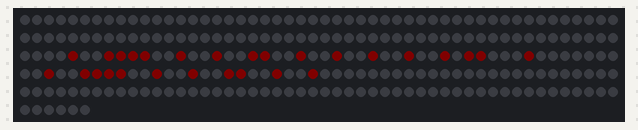
Recording of a sketch running on a simulated Arduino Uno, built with avr-gcc and run on an emulated ATmega328P. On the bench: 256 RGB LEDs in strip order, left to right, continuing on the next row. Dim RGB values are drawn brighter than linear; colours are those a GRB WS2812 strip shows for the declared byte order.

Above: at 1.6 s.
At 17.34 s:
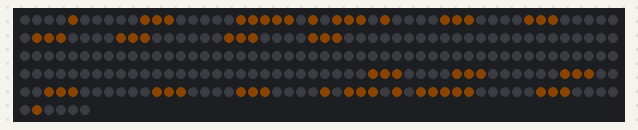
At 35.54 s:
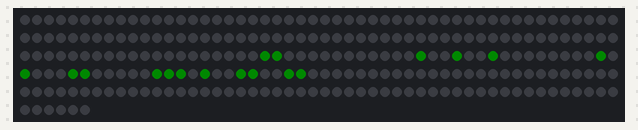

The sketch:

Sequence_Indicator.ino
```cpp
#include <FastLED.h>
#define NUM_LEDS 256
#define DATA_PIN 3
#define LEFT_TO_RIGHT 0
#define RIGHT_TO_LEFT 1
#define DIRECTION LEFT_TO_RIGHT
#define BRIGHTNESS 10
#define SPEED 16        // arrow
#define TEXT_SPEED 55   // text
#define ROW 32
#define COL 8
#define CUSTOM_SYMBOL_FLAG '@'
#define ARROW_WIDTH 10

uint8_t charMap_u8a[26][6]={
  {0x1F,0x24,0x44,0x24,0x1F,0x00},  //A
  {0x7F,0x49,0x49,0x49,0x36,0x00},  //B
  {0x3E,0x41,0x41,0x41,0x22,0x00},  //C
  {0x00,0x7F,0x41,0x41,0x41,0x3E},  //D
  {0x7F,0x49,0x49,0x49,0x41,0x00},  //E
  {0x7F,0x48,0x48,0x48,0x40,0x00},  //F
  {0x3E,0x41,0x41,0x45,0x26,0x00},  //G
  {0x7F,0x08,0x08,0x08,0x7F,0x00},  //H
  {0x41,0x41,0x7F,0x41,0x41,0x00},  //I
  {0x02,0x01,0x01,0x01,0x7E,0x00},  //J
  {0x7F,0x08,0x14,0x22,0x41,0x00},  //K
  {0x7F,0x01,0x01,0x01,0x01,0x00},  //L
  {0x7F,0x20,0x10,0x20,0x7F,0x00},  //M
  {0x7F,0x10,0x08,0x04,0x7F,0x00},  //N
  {0x3E,0x41,0x41,0x41,0x3E,0x00},  //O
  {0x7F,0x48,0x48,0x48,0x30,0x00},  //P
  {0x3E,0x41,0x45,0x43,0x3F,0x00},  //Q
  {0x7F,0x48,0x4C,0x4A,0x31,0x00},  //R
  {0x32,0x49,0x49,0x49,0x26,0x00},  //S
  {0x40,0x40,0x7F,0x40,0x40,0x00},  //T
  {0x7E,0x01,0x01,0x01,0x7E,0x00},  //U
  {0x7C,0x02,0x01,0x02,0x7C,0x00},  //V
  {0x7F,0x02,0x04,0x02,0x3F,0x00},  //W
  {0x63,0x14,0x08,0x14,0x63,0x00},  //X
  {0x60,0x10,0x0F,0x10,0x60,0x00},  //Y
  {0x43,0x45,0x49,0x51,0x61,0x00},  //Z
};

uint8_t intMap_u8a[10][6] ={
  {0x7F,0x41,0x41,0x41,0x7F,0x00},  //0
  {0x11,0x21,0x7F,0x01,0x01,0x00},  //1
  {0x21,0x41,0x43,0x45,0x39,0x00},  //2
  {0x22,0x41,0x49,0x49,0x36,0x00},  //3
  {0x0C,0x14,0x24,0x7F,0x04,0x00},  //4
  {0x79,0x49,0x49,0x49,0x46,0x00},  //5
  {0x1E,0x29,0x49,0x49,0x46,0x00},  //6
  {0x41,0x42,0x44,0x48,0x70,0x00},  //7
  {0x36,0x49,0x49,0x49,0x36,0x00},  //8
  {0x32,0x49,0x49,0x49,0x3E,0x00},  //9
};

// Left arrow bitmap that points left (cols 0-9)
uint8_t ArrowLeft [1][ARROW_WIDTH] = {
  0x08,0x1C,0x3E,0x5D,0x1C,0x1C,0x1C,0x1C,0x1C,0x1C
};

// Right arrow bitmap that points right (cols 22-31)
uint8_t ArrowRight [1][ARROW_WIDTH] = {
  0x1C,0x1C,0x1C,0x1C,0x1C,0x1C,0x5D,0x3E,0x1C,0x08
};

uint8_t CruiseControlSymbolRight[1][8] = {
  0x50,0x33,0x74,0x0C,0x0A,0x09,0x04,0x03
};

uint8_t CruiseControlSymbolLeft[1][8] = {
  0x03,0x04,0x09,0x0A,0x0C,0x74,0x33,0x50
};

CRGBPalette16 currentPalette;
TBlendType    currentBlending;

CRGB leds[NUM_LEDS];

uint8_t ledString_u8a[ROW] = {0};
bool isDigitRed_u8a[ROW] = {false};
char strToPrint[100] = "";
uint8_t sizeOfstrToPrint = 12;

uint8_t currentSpeed = 55;
uint8_t speedLimit = 50;

enum ArrowState {
  ARROW_OFF,
  ARROW_GROWING,
  ARROW_FULL
};

ArrowState arrowState = ARROW_OFF;
unsigned long lastArrowAnimTime = 0;
uint8_t currentArrowCol = 0;
unsigned long lastTextScrollTime = 0;  // Separate timer for text scrolling

void setup(){
  FastLED.addLeds<WS2812,DATA_PIN,RGB>(leds,NUM_LEDS);
  FastLED.setBrightness(BRIGHTNESS);
  currentPalette = RainbowColors_p;
  currentBlending = LINEARBLEND;
}

void loop() {
  unsigned long currentMillis = millis();

  updateScrollText();              // Update the speed + cruise symbol text

  clearLED();                      // Clear display buffer


  if (currentMillis - lastTextScrollTime >= TEXT_SPEED) {
    // Print text according to direction - scrolls in columns 11-21
    switch (DIRECTION) {
      case LEFT_TO_RIGHT:
        printScrollingTextLeftToRight();
        break;
      case RIGHT_TO_LEFT:
        printScrollingTextRightToLeft();
        break;
    }
    lastTextScrollTime = currentMillis;
  }

  displayLED();                    // Draw text to LED array (NO FastLED.show)

  updateDualArrowAnimation();      // Handle both arrows animation simultaneously

  FastLED.show();                  // ONLY called once per frame at the end

  delay(SPEED);                    // Control overall frame rate (16ms for smooth arrows)
}

void printScrollingTextLeftToRight() {
  static int8_t strElement_u8 = -1;
  static int8_t counter_u8 = -1;
  static char currentChar = ' ';

  // Shift display buffer LEFT (scrolling text L→R)
  for (uint8_t i = 0; i < ROW - 1; i++) {
    ledString_u8a[i] = ledString_u8a[i + 1];
    isDigitRed_u8a[i] = isDigitRed_u8a[i + 1];  // Shift red flag array too
  }
  ledString_u8a[ROW - 1] = 0x00;
  isDigitRed_u8a[ROW - 1] = false;

  // Load next character if done with previous
  if (counter_u8 < 0) {
    strElement_u8++;
    if (strElement_u8 >= sizeOfstrToPrint) strElement_u8 = 0;
    currentChar = strToPrint[strElement_u8];
    counter_u8 = (currentChar == CUSTOM_SYMBOL_FLAG) ? 7 : 5;
  }

  uint8_t columnByte = 0;

  if ((currentChar >= '0') && (currentChar <= '9')) {
    uint8_t digitIndex = currentChar - '0';
    columnByte = intMap_u8a[digitIndex][5 - counter_u8];
  } else if (currentChar == CUSTOM_SYMBOL_FLAG) {
    columnByte = CruiseControlSymbolRight[0][counter_u8];
    isDigitRed_u8a[ROW - 1] = true;  // Mark cruise symbol as red
  } else if (currentChar == ' ') {
    columnByte = 0x00;
  }

  ledString_u8a[ROW - 1] = columnByte;
  counter_u8--;
}

void printScrollingTextRightToLeft() {
  static uint8_t strElement_u8 = 0;
  static uint8_t counter_u8 = 0;
  static char currentChar = ' ';

  // Shift buffer LEFT (scrolling R→L)
  for (uint8_t i = 0; i < ROW - 1; i++) {
    ledString_u8a[i] = ledString_u8a[i + 1];
    isDigitRed_u8a[i] = isDigitRed_u8a[i + 1];
  }
  ledString_u8a[ROW - 1] = 0;
  isDigitRed_u8a[ROW - 1] = false;

  currentChar = strToPrint[strElement_u8];

  uint8_t columnByte = 0;
  uint8_t charWidth = (currentChar == CUSTOM_SYMBOL_FLAG) ? 8 : 6;

  if ((currentChar >= '0') && (currentChar <= '9')) {
    uint8_t digitIndex = currentChar - '0';
    columnByte = intMap_u8a[digitIndex][counter_u8];
    if (currentSpeed > speedLimit) isDigitRed_u8a[ROW - 1] = true;
  } else if (currentChar == CUSTOM_SYMBOL_FLAG) {
    columnByte = CruiseControlSymbolLeft[0][counter_u8];
    isDigitRed_u8a[ROW - 1] = true;  // Cruise symbol is permanently red
  } else if (currentChar == ' ') {
    columnByte = 0x00;
  }

  ledString_u8a[ROW - 1] = columnByte;

  counter_u8++;
  if (counter_u8 >= charWidth) {
    counter_u8 = 0;
    strElement_u8++;
    if (strElement_u8 >= sizeOfstrToPrint) strElement_u8 = 0;
  }
}

void displayLED() {
  uint8_t ledPos_u8 = 0;

  // Only display text in columns 11-21 (middle area)
  for (uint8_t row_u8 = 11; row_u8 <= 21; row_u8++) {
    for (uint8_t col_u8 = 0; col_u8 < COL; col_u8++) {
      if (ledString_u8a[row_u8] & (1 << (7 - col_u8))) {
        CRGB color;

        // Check if this column contains cruise control symbol (permanently red)
        if (isDigitRed_u8a[row_u8]) {
          color = CRGB::Red;  // Cruise symbol is always red
        } else {
          // Speed digits follow speed limit logic
          color = (currentSpeed > speedLimit) ? CRGB::Green : CRGB::Red;
        }

        ledPos_u8 = (row_u8 * COL) + ((row_u8 & 1) ? (COL - 1 - col_u8) : col_u8);
        leds[ledPos_u8] = color;
      }
    }
  }
  // NO FastLED.show() here - only called once at end of loop()
}

void clearLED() {
  for (uint8_t row_u8 = 0; row_u8 < ROW; row_u8++) {
    for (uint8_t col_u8 = 0; col_u8 < COL; col_u8++) {
      uint8_t ledPos_u8 = (row_u8 * COL) + ((row_u8 & 1) ? (COL - 1 - col_u8) : col_u8);
      leds[ledPos_u8] = CRGB::Black;
    }
  }
}

void displayBothArrows() {
  uint8_t ledPos_u8 = 0;

  // Display left arrow in columns 0-9
  for (uint8_t col_u8 = 0; col_u8 < ARROW_WIDTH; col_u8++) {
    uint8_t arrowByte = ArrowLeft[0][col_u8];
    uint8_t x = col_u8; // columns 0-9

    for (uint8_t rowBit = 0; rowBit < 8; rowBit++) {
      if ((arrowByte << rowBit) & 0x80) {
        uint8_t y = rowBit;

        if (x % 2 == 0)
          ledPos_u8 = x * COL + y;
        else
          ledPos_u8 = x * COL + (COL - 1 - y);

        leds[ledPos_u8] = CRGB(120, 255, 0); // Amber
      }
    }
  }

  // Display right arrow in columns 22-31
  for (uint8_t col_u8 = 0; col_u8 < ARROW_WIDTH; col_u8++) {
    uint8_t arrowByte = ArrowRight[0][col_u8];
    uint8_t x = 22 + col_u8; // columns 22-31

    for (uint8_t rowBit = 0; rowBit < 8; rowBit++) {
      if ((arrowByte << rowBit) & 0x80) {
        uint8_t y = rowBit;

        if (x % 2 == 0)
          ledPos_u8 = x * COL + y;
        else
          ledPos_u8 = x * COL + (COL - 1 - y);

        leds[ledPos_u8] = CRGB(120, 255, 0); // Amber
      }
    }
  }
}

void clearBothArrows() {
  uint8_t ledPos_u8 = 0;

  // Clear left arrow area (columns 0-9)
  for (uint8_t col_u8 = 0; col_u8 < ARROW_WIDTH; col_u8++) {
    uint8_t x = col_u8;

    for (uint8_t rowBit = 0; rowBit < 8; rowBit++) {
      uint8_t y = rowBit;

      if (x % 2 == 0)
        ledPos_u8 = x * COL + y;
      else
        ledPos_u8 = x * COL + (COL - 1 - y);

      leds[ledPos_u8] = CRGB::Black;
    }
  }

  // Clear right arrow area (columns 22-31)
  for (uint8_t col_u8 = 0; col_u8 < ARROW_WIDTH; col_u8++) {
    uint8_t x = 22 + col_u8;

    for (uint8_t rowBit = 0; rowBit < 8; rowBit++) {
      uint8_t y = rowBit;

      if (x % 2 == 0)
        ledPos_u8 = x * COL + y;
      else
        ledPos_u8 = x * COL + (COL - 1 - y);

      leds[ledPos_u8] = CRGB::Black;
    }
  }
}

void updateScrollText() {
  sprintf(strToPrint, " %d  %c ", currentSpeed, CUSTOM_SYMBOL_FLAG);
  sizeOfstrToPrint = strlen(strToPrint);
}

void updateDualArrowAnimation() {
  unsigned long currentMillis = millis();

  switch (arrowState) {
    case ARROW_OFF:
      // OFF time: 400 ms
      if (currentMillis - lastArrowAnimTime >= 400) {
        arrowState = ARROW_GROWING;
        currentArrowCol = 0;
        lastArrowAnimTime = currentMillis;
      }
      break;

    case ARROW_GROWING:
      // Grow both arrows column-by-column every 16 ms (10 columns = 160 ms total)
      if (currentMillis - lastArrowAnimTime >= 16) {
        drawBothArrowColumns(currentArrowCol);
        currentArrowCol++;
        lastArrowAnimTime = currentMillis;

        if (currentArrowCol >= 10) {
          arrowState = ARROW_FULL;
          lastArrowAnimTime = currentMillis;
        }
      }
      break;

    case ARROW_FULL:
      // Display both complete arrows during the full phase
      displayBothArrows();

      // Hold both arrows fully visible for 240 ms (160ms grow + 240ms hold = 400ms total ON time)
      if (currentMillis - lastArrowAnimTime >= 300) {
        clearBothArrows();
        arrowState = ARROW_OFF;
        lastArrowAnimTime = currentMillis;
      }
      break;
  }
}

void drawBothArrowColumns(uint8_t colIndex) {
  uint8_t ledPos_u8 = 0;

  // XUV700-Style Sequential Indicator - Draw ALL columns from 0 to current colIndex

  // Left arrow: Draw all columns from tip to current position (RIGHT to LEFT flow)
  for (uint8_t i = 0; i <= colIndex; i++) {
    uint8_t leftArrowByte = ArrowLeft[0][9 - i]; // Reverse index for RTL growth
    uint8_t leftX = 9 - i; // Start from column 9, go to 0

    for (uint8_t rowBit = 0; rowBit < 8; rowBit++) {
      if ((leftArrowByte << rowBit) & 0x80) {
        uint8_t y = rowBit;

        if (leftX % 2 == 0)
          ledPos_u8 = leftX * COL + y;
        else
          ledPos_u8 = leftX * COL + (COL - 1 - y);

        leds[ledPos_u8] = CRGB(120, 255, 0);  // Bright amber
      }
    }
  }

  // Right arrow: Draw all columns from tip to current position (LEFT to RIGHT flow)
  for (uint8_t i = 0; i <= colIndex; i++) {
    uint8_t rightArrowByte = ArrowRight[0][i]; // Normal index for LTR growth
    uint8_t rightX = 22 + i; // Start from column 22, go to 31

    // Bounds safety check
    if (rightX >= ROW) continue;

    for (uint8_t rowBit = 0; rowBit < 8; rowBit++) {
      if ((rightArrowByte << rowBit) & 0x80) {
        uint8_t y = rowBit;

        if (rightX % 2 == 0)
          ledPos_u8 = rightX * COL + y;
        else
          ledPos_u8 = rightX * COL + (COL - 1 - y);

        leds[ledPos_u8] = CRGB(120, 255, 0);  // Bright amber
      }
    }
  }
}
```
